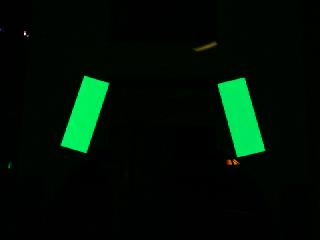
#> input picture images/2019/RocketPanelStraightDark24in.jpg, 320 x 240 px, found by its file name
$ python BoudingRectangle.py   (older library calls are emulated)
#> lines starting #> are read from the running program, lines starting #| are printed output that depends on the picture; after the words box and inside, x2 and y2 are one past the last pixel; in counts of white or black regions, pixels touching at a corner belong together
import cv2 as cv2
import numpy as np
from scipy.spatial import distance as dist
import math
from enum import Enum
# import random

try:
    from cv2 import cv2
except ImportError:
    pass

class DIRECTION(Enum):
    LEFT = 0
    RIGHT = 1

literallyAnInt = 0

class VisionTape:
    def __init__(self, image, imageCornerLoc, contour):
        self.image = image
        self.imageCorner = imageCornerLoc
        self.minAreaRect = None
        self.contour = contour
        self.center = None
        self.corners = None
        self.harrisCorners = None
        self.direction = None

    def get_center(self):
        """
        Get the centroid of the minimum area rectangle
        that surrounds this contour

        Returns:
            The center in the form (x, y)
        """

        if(self.minAreaRect is None):
            self.determine_direction(self.contour)

        # print("center pos:")
        # print(self.minAreaRect[0])

        return self.minAreaRect[0]

    def get_area(self):
        contour = self.contour
        return cv2.contourArea(contour)

    def get_x_center_coordinate(self):
        if(self.minAreaRect is None):
            self.determine_direction(self.contour)

        return self.get_center()[0]

    # [11 lines left out: function get_angle, not called in this run]

    def get_direction(self):
        """
        Get the direction of the min area rectangle surrounding this contour

        Returns:
            The direction, left/right
        """
        if self.direction is None:
            self.determine_direction(self.contour)

        return self.direction

    def determine_direction(self, contour):

        minRect = cv2.minAreaRect(contour)

        while(minRect[2] < -45):
            dims = minRect[1]
            dims = [dims[1], dims[0]]
            minRect = (minRect[0], dims, minRect[2] + 90)
        while(minRect[2] > 45):
            dims = minRect[1]
            dims = [dims[1], dims[0]]
            minRect = (minRect[0], dims, minRect[2] - 90)

        self.minAreaRect = minRect

        if(minRect[2] > 0):
            self.direction = DIRECTION.RIGHT
        else:
            self.direction = DIRECTION.LEFT

        self.minAreaRect = minRect
        return minRect

    # [32 lines left out: function findHarrisPoints, not called in this run]

    def findCorners(self):
        # we split the contour in half i guess
        # for the top, if it'ss tipped right the leftmost point is the top left,
        # and the rightmost point is the top right
        # at the bottom, the bottommost point is the bottom right and the
        # the leftmost point is the bottom left
        # we only care about the outer corners tho
        # we can do this with the extreme points function in opencv
        c = self.contour
        extLeft = tuple(c[c[:, :, 0].argmin()][0])
        extRight = tuple(c[c[:, :, 0].argmax()][0])
        extTop = tuple(c[c[:, :, 1].argmin()][0])
        extBot = tuple(c[c[:, :, 1].argmax()][0])

        print(extLeft, extRight, extTop, extBot)

        # based on the tip of this, put it in the correct order
        # i.e. bottom-outside, top-outside, top-inside, bottom-inside
        # keep in mind that top and bottom are flipped because the origin is
        # at the top left of the image, and that the bottom inner point is unreliable

        if(self.direction is None):
            self.determine_direction(self.contour)

        if(self.direction is DIRECTION.RIGHT):
            # tippped right means this is the left target
            self.corners = [
                extLeft, extTop, extRight, extBot
            ]
        else:
            # tippped left means this is the right target
            self.corners = [
                extRight, extTop, extLeft, extBot
            ]

        print("detected corner area\n", self.corners)

    def find_corner_points(self, contour):
        M = cv2.moments(contour)
        cx = int(M['m10']/M['m00'])
        cy = int(M['m01']/M['m00'])
        # Filter points by where they are relative to the center
        TL_pts = list(filter(lambda C: C[0][0] < cx and C[0][1] < cy, contour))
        TR_pts = list(filter(lambda C: C[0][0] > cx and C[0][1] < cy, contour))
        BR_pts = list(filter(lambda C: C[0][0] > cx and C[0][1] > cy, contour))
        BL_pts = list(filter(lambda C: C[0][0] < cx and C[0][1] > cy, contour))

        # print(TL_pts, TR_pts, BR_pts, BL_pts)

        if min(len(TL_pts), len(TR_pts), len(BR_pts), len(BL_pts)) == 0:
            print("oof, it blank")
            return None
        # Categorize the "corner point" by being farthest from the center
        farthest = lambda C: (C[0][0]-cx)**2 + (C[0][1]-cy)**2
        tl = list(sorted(TL_pts, key=farthest, reverse=True))[0]
        tr = list(sorted(TR_pts, key=farthest, reverse=True))[0]
        br = list(sorted(BR_pts, key=farthest, reverse=True))[0]
        bl = list(sorted(BL_pts, key=farthest, reverse=True))[0]

        toReturn = np.array([tl, tr, br, bl])
        print("toReturn", toReturn)
        self.corners = toReturn
        return toReturn

    # [18 lines left out: function order_points, not called in this run]


        # # sort the points based on their x-coordinates
        # xSorted = pts[np.argsort(pts[:, 0]), :]

        # # grab the left-most and right-most points from the sorted
        # # x-roodinate points
        # leftMost = xSorted[:2, :]
        # rightMost = xSorted[2:, :]

        # # now, sort the left-most coordinates according to their
        # # y-coordinates so we can grab the top-left and bottom-left
        # # points, respectively
        # leftMost = leftMost[np.argsort(leftMost[:, 1]), :]
        # (tl, bl) = leftMost

        # # now that we have the top-left coordinate, use it as an
        # # anchor to calculate the Euclidean distance between the
        # # top-left and right-most points; by the Pythagorean
        # # theorem, the point with the largest distance will be
        # # our bottom-right point
        # D = dist.cdist(tl[np.newaxis], rightMost, "euclidean")[0]
        # (br, tr) = rightMost[np.argsort(D)[::-1], :]

        # # return the coordinates in top-left, top-right,
        # # bottom-right, and bottom-left order

        # self.orderedPoints = np.array([tl, tr, br, bl], dtype="float32")

        # img = cv2.pyrDown(cv2.imread("/Users/matt/Documents/GitHub/pantry-vision/images/2019/RocketPanelStraightDark24in.jpg",
        #                              cv2.IMREAD_UNCHANGED))
        # cv2.circle(img, (tl), 4, (255, 0, 0), -1)

        # cv2.imshow(img)
        # cv2.waitKey(0)
        # cv2.destroyAllWindows()

        # return self.orderedPoints

class VisionTarget:
    def __init__(self, individualTapes):
        """
        A vision target, consisting of two indivitual VisionTape objects

        Args:
            individualTapes in the form left, right

        """
        self.individualTapes = individualTapes
        self.hull = None

    def get_area(self):
        return sum(f.get_area() for f in self.individualTapes)

    # @staticmethod
    def get_center(self):
        centerX = (self.individualTapes[0].get_center()[0] + self.individualTapes[1].get_center()[0])/2
        centerY = (self.individualTapes[0].get_center()[1] + self.individualTapes[1].get_center()[1])/2

        return [centerX, centerY]

    def get_center_offset(self, res):
        xCoord = self.get_center()[0]
        return xCoord - (res/2.0)

    def get_corner_points(self):
        toReturn = []
        for tape in self.individualTapes:
            toReturn.append(tape.find_corner_points(tape.contour))

        return toReturn

    # [17 lines left out: function get_convex_hull_4_sided, not called in this run]

        # i guess just the average of the two centers

class GripPipeline:
    """
    An OpenCV pipeline generated by GRIP.
    """

    def __init__(self):
        """initializes all values to presets or None if need to be set
        """

        self.__hsv_threshold_hue = [15.9558030341169, 137.8198178573477]
        self.__hsv_threshold_saturation = [65.519019296701, 255.0]
        self.__hsv_threshold_value = [69.45015658363164, 255.0]

        self.hsv_threshold_output = None

        self.__find_contours_input = self.hsv_threshold_output
        self.__find_contours_external_only = False

        self.find_contours_output = None

        self.__filter_contours_contours = self.find_contours_output
        self.__filter_contours_min_area = 10.0
        self.__filter_contours_min_perimeter = 0.0
        self.__filter_contours_min_width = 0.0
        self.__filter_contours_max_width = 1000.0
        self.__filter_contours_min_height = 0.0
        self.__filter_contours_max_height = 1000.0
        self.__filter_contours_solidity = [0.0, 100]
        self.__filter_contours_max_vertices = 1000000.0
        self.__filter_contours_min_vertices = 0.0
        self.__filter_contours_min_ratio = 0.0
        self.__filter_contours_max_ratio = 20.0

        self.filter_contours_output = None
        self.__hsv_threshold_input = None

        self.boundingRects = None
        self.visionTapes = []
        self.visionPair = None
        self.detectedPose = None

        self.visionPairs = None

    def process(self, source0, horizontalRes = 320):
        """
        Runs the pipeline and sets all outputs to new values.
        """
        # Step HSV_Threshold0:
        self.__hsv_threshold_input = source0
        (self.hsv_threshold_output) = self.__hsv_threshold(self.__hsv_threshold_input, self.__hsv_threshold_hue,
                                                           self.__hsv_threshold_saturation, self.__hsv_threshold_value)

        # Step Find_Contours0:
        self.__find_contours_input = self.hsv_threshold_output
        (self.find_contours_output) = self.__find_contours(self.__find_contours_input,
                                                           self.__find_contours_external_only)

        # Step Filter_Contours0:
        self.__filter_contours_contours = self.find_contours_output
        (self.filter_contours_output) = self.__filter_contours(self.__filter_contours_contours,
                                                               self.__filter_contours_min_area,
                                                               self.__filter_contours_min_perimeter,
                                                               self.__filter_contours_min_width,
                                                               self.__filter_contours_max_width,
                                                               self.__filter_contours_min_height,
                                                               self.__filter_contours_max_height,
                                                               self.__filter_contours_solidity,
                                                               self.__filter_contours_max_vertices,
                                                               self.__filter_contours_min_vertices,
                                                               self.__filter_contours_min_ratio,
                                                               self.__filter_contours_max_ratio)

        self.boundingRects = self.getRect(self.filter_contours_output)

        for i, rect in enumerate(self.boundingRects):
            self.visionTapes.append(
                VisionTape(
                    self.crop(source0.copy(), rect), [rect[0], rect[1]], self.filter_contours_output[i]
                )
            )

        self.visionTapes = self.sortVisionTargets(self.visionTapes)

        # pair targets up
        self.visionPair = self.decideVisionPairs(self.visionTapes, horizontalRes)

        # for debugging, annotate the image
        temp = source0.copy()
        # for f in self.visionPair:
        loc = self.visionPair.get_center()
        loc = np.int0(loc)
        loc = (loc[0], loc[1])
        cv2.circle(temp, tuple(loc), 3, (0,0,255))
        cv2.line(temp, tuple(np.int0(self.visionPair.individualTapes[0].get_center())), tuple(np.int0(self.visionPair.individualTapes[1].get_center())), (255, 255, 0))


        # self.detectedPose = self.solvePNPCorners(self.visionPair, None, None)
        # cv2.drawContours(temp, self.visionPair.find_corner_points(), -1, (100, 100, 255))

        for i, cont in enumerate(self.filter_contours_output):
            cv2.drawContours(temp, self.filter_contours_output, i, (255, 0, 0))

        # cv2.drawContours(temp, )

        temp = self.printVisionTapes(self.visionTapes, temp)

        for pair in self.visionPair.get_corner_points():
            for point in pair:
                point = point[0]
                print("Setting point color for point", point)
                temp[int(point[1]), int(point[0])] = [0, 0, 255]

        for e in self.visionTapes:
            loc = e.get_center()
            loc = np.int0(loc)
            loc = (loc[0], loc[1])
            cv2.circle(temp, tuple(loc), 3, (255,0,0))


        cv2.namedWindow('temp',cv2.WINDOW_GUI_EXPANDED)
        cv2.imshow('temp', temp)
        cv2.resizeWindow('temp', 800,600)

    # [31 lines left out: function solvePNPCorners, not called in this run]

        # [12 lines of commented-out code are left out]


    @staticmethod
    def printVisionTapes(sortedList, tempImg):
        for i, item in enumerate(sortedList):
            print("center x coord: ", item.get_x_center_coordinate())
            # print("ordered points: ")
            item.findCorners()
            # annotate the corners


            # for point in item.corners:
            #     tempImg[int(point[1]), int(point[0])] = [0, 0, 255]

        return tempImg


    @staticmethod
    def decideVisionPairs(sortedList, horizontalRes):
        # first, eliminate one off targets hanging out on the edges

        # print(sortedList[0].get_direction())

        if sortedList[0].get_x_center_coordinate() < horizontalRes/2.0 and sortedList[0].get_direction() is DIRECTION.LEFT:
                del(sortedList[0])


        if sortedList[len(sortedList) - 1].get_x_center_coordinate() > horizontalRes/2.0 and sortedList[len(sortedList) - 1].get_direction() is DIRECTION.RIGHT:
            del(sortedList[len(sortedList) - 1])

        assert(len(sortedList) % 2 == 0)

        # from here, just kinda loop gang
        pairs = []

        for i in range(0,len(sortedList) - 1,2):
            # print("HULLO")
            # print(i)
            target = VisionTarget([sortedList[i], sortedList[i+1]])
            target.get_center()
            pairs.append(target)

        # pairs = sorted(pairs, key = VisionTape.get_area)

        # uncomment me to sort by area!
        return max(pairs, key = VisionTarget.get_area)
        # sort by offset from center
        # return min(pairs, key = lambda target : abs(target.get_center_offset(horizontalRes)))

        # return pairs

    @staticmethod
    def sortVisionTargets(listOfTargets):
        sortedList = sorted(listOfTargets, key = VisionTape.get_x_center_coordinate)
        # for i, item in enumerate(sortedList):
        #     print(item.get_x_center_coordinate())
        return sortedList

    # get a bounding rectangle
    @staticmethod
    def getRect(contours_):
        """
        Get the bouding rectangles (parallel to X and Y axis) of a list
        of countours

        Args:
            contours_: a list of contours

        Returns:
            a list of rectangles in the form [x, y, x_2, y_2], where x_2 and y_2 are the bottom-right corner
        """
        toReturn = []

        for c in contours_:
            # get the bounding rect
            x, y, w, h = cv2.boundingRect(c)

            buffer = 7
            # x,y is top left of the box boi
            x -= int(buffer/2)
            y -= int(buffer/2)
            w += buffer
            h += buffer

            # draw a green rectangle to visualize the bounding rect
            # cv2.rectangle(img, (x, y), (x+w, y+h), (0, 255, 0), 1)

            toReturn.append([x, y, x+w, y+h])

        return toReturn

    @staticmethod
    def crop(img_, range_):
        """
        """
        img_ = img_[range_[1]:range_[3], range_[0]:range_[2]]

        # [5 lines of commented-out code are left out]

        return img_

    @staticmethod
    def __hsv_threshold(input, hue, sat, val):
        """Segment an image based on hue, saturation, and value ranges.

        Args:
            input: A BGR numpy.ndarray.
            hue: A list of two numbers the are the min and max hue.
            sat: A list of two numbers the are the min and max saturation.
            lum: A list of two numbers the are the min and max value.

        Returns:
            A black and white numpy.ndarray.
        """
        out = cv2.cvtColor(input, cv2.COLOR_BGR2HSV)
        return cv2.inRange(out, (hue[0], sat[0], val[0]), (hue[1], sat[1], val[1]))

    @staticmethod
    def __find_contours(input, external_only):
        """Sets the values of pixels in a binary image to their distance to the nearest black pixel.
        Args:
            input: A numpy.ndarray.
            external_only: A boolean. If true only external contours are found.
        Return:
            A list of numpy.ndarray where each one represents a contour.
        """
        if (external_only):
            mode = cv2.RETR_EXTERNAL
        else:
            mode = cv2.RETR_LIST
        method = cv2.CHAIN_APPROX_SIMPLE
        contours, hierarchy = cv2.findContours(input, mode=mode, method=method)
        return contours

    @staticmethod
    def __filter_contours(input_contours, min_area, min_perimeter, min_width, max_width,
                          min_height, max_height, solidity, max_vertex_count, min_vertex_count,
                          min_ratio, max_ratio):
        """Filters out contours that do not meet certain criteria.
        Args:
            input_contours: Contours as a list of numpy.ndarray.
            min_area: The minimum area of a contour that will be kept.
            min_perimeter: The minimum perimeter of a contour that will be kept.
            min_width: Minimum width of a contour.
            max_width: MaxWidth maximum width.
            min_height: Minimum height.
            max_height: Maximimum height.
            solidity: The minimum and maximum solidity of a contour.
            min_vertex_count: Minimum vertex Count of the contours.
            max_vertex_count: Maximum vertex Count.
            min_ratio: Minimum ratio of width to height.
            max_ratio: Maximum ratio of width to height.
        Returns:
            Contours as a list of numpy.ndarray.
        """
        output = []
        for contour in input_contours:
            x, y, w, h = cv2.boundingRect(contour)
            if (w < min_width or w > max_width):
                continue
            if (h < min_height or h > max_height):
                continue
            area = cv2.contourArea(contour)
            if (area < min_area):
                continue
            if (cv2.arcLength(contour, True) < min_perimeter):
                continue
            hull = cv2.convexHull(contour)
            solid = 100 * area / cv2.contourArea(hull)
            if (solid < solidity[0] or solid > solidity[1]):
                continue
            if (len(contour) < min_vertex_count or len(contour) > max_vertex_count):
                continue
            ratio = (float)(w) / h
            if (ratio < min_ratio or ratio > max_ratio):
                continue
            output.append(contour)
        return output

    # Now we get to do the fun stuff of splitting the detected contours
    # up into their individual parts
    # [9 lines left out: function __split_image, not called in this run]


pipe = GripPipeline()

loadedImage = cv2.pyrDown(cv2.imread("/Users/matt/Documents/GitHub/pantry-vision/images/2019/RocketPanelStraightDark24in.jpg",
                             cv2.IMREAD_UNCHANGED))

pipe.process(loadedImage, horizontalRes = 320)
#> in __hsv_threshold, `return cv2.inRange(out, (hue[0], sat[0], val[0]), (hue[1], sat[1], val..`:
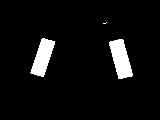
#> returned value: shape (120, 160); 5.9% white; 3 white regions (1 under 20 px), largest, box (x1, y1, x2, y2) and area: (109, 39, 133, 79) 587, (30, 38, 55, 77) 535
#> the loop in process, `for i, rect in enumerate(self.boundingRects):` made 2 passes
#> pass 1, in crop, `img_ = img_[range_[1]:range_[3], range_[0]:range_[2]]`:
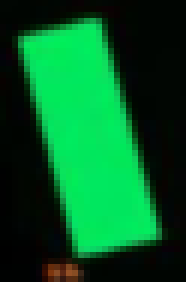
#> img_: shape (47, 31, 3) (shown 6 times larger); mean of channels 0, 1, 2 36.5, 90.8, 4.4; drawn as B, G, R
#> pass 2, in crop (call 2), `img_ = img_[range_[1]:range_[3], range_[0]:range_[2]]`:
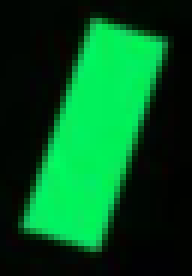
#> img_: shape (46, 32, 3) (shown 6 times larger); mean of channels 0, 1, 2 32.5, 84.3, 3.2; drawn as B, G, R
#> after the loop in process, `for i, rect in enumerate(self.boundingRects):`: self.visionTapes = 2 items
#> in determine_direction, `minRect = cv2.minAreaRect(contour)`: minRect = ((120.4, 58.52), (15.09, 39.29), -15.26)
#> the loop in determine_direction (call 2), `while(minRect[2] < -45):` made 1 pass
#> minRect on pass 1: ((42.35, 56.95), [13.91, 37.63], 18.43)
#> in sortVisionTargets, `sortedList = sorted(listOfTargets, key = VisionTape.get_x_center_coord..`: sortedList = 2 items
#> in decideVisionPairs, `pairs = []`: pairs = []
#> the loop in decideVisionPairs, `for i in range(0,len(sortedList) - 1,2): # print("HULLO")` made 1 pass
#> after the loop in decideVisionPairs, `for i in range(0,len(sortedList) - 1,2):`: pairs = 1 item
#> in get_area, `contour = self.contour`: contour = contour of 61 points, box (x1, y1, x2, y2) (30, 38, 55, 77), area 487
#> in process, `loc = self.visionPair.get_center()`: loc = [81.38, 57.74]
#> in process, `loc = np.int0(loc)`: loc = [81, 57]
#> in process, `loc = (loc[0], loc[1])`: loc = (81, 57)
#> in process, `cv2.circle(temp, tuple(loc), 3, (0,0,255))`:
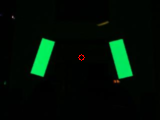
#> temp: shape (120, 160, 3); mean B, G, R 6, 16.1, 1.4
#> in process, `cv2.line(temp, tuple(np.int0(self.visionPair.individualTapes[0].get_ce..`:
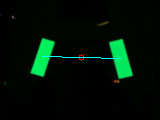
#> temp: shape (120, 160, 3); 0.41% of pixels changed, all inside (x1, y1, x2, y2) = (42, 56, 121, 59)
#> the loop in process, `for i, cont in enumerate(self.filter_contours_output):` made 2 passes
#> (the rest of the program and of its run is left out)
